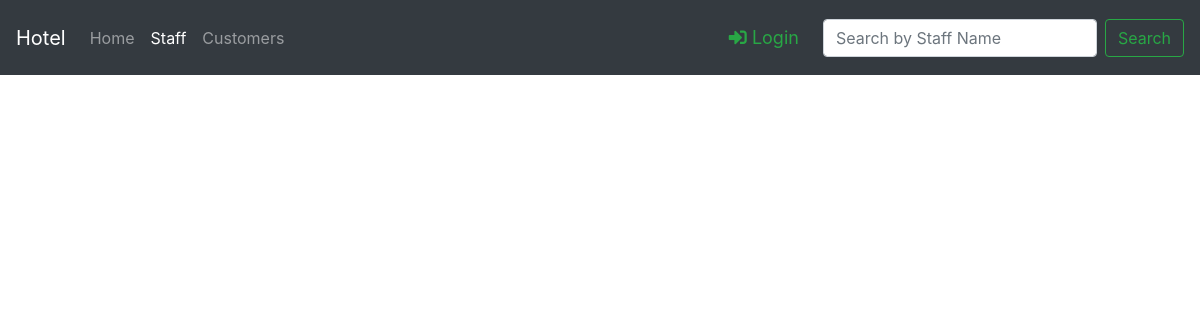
/staff/, run on an earlier commit of the app's database.
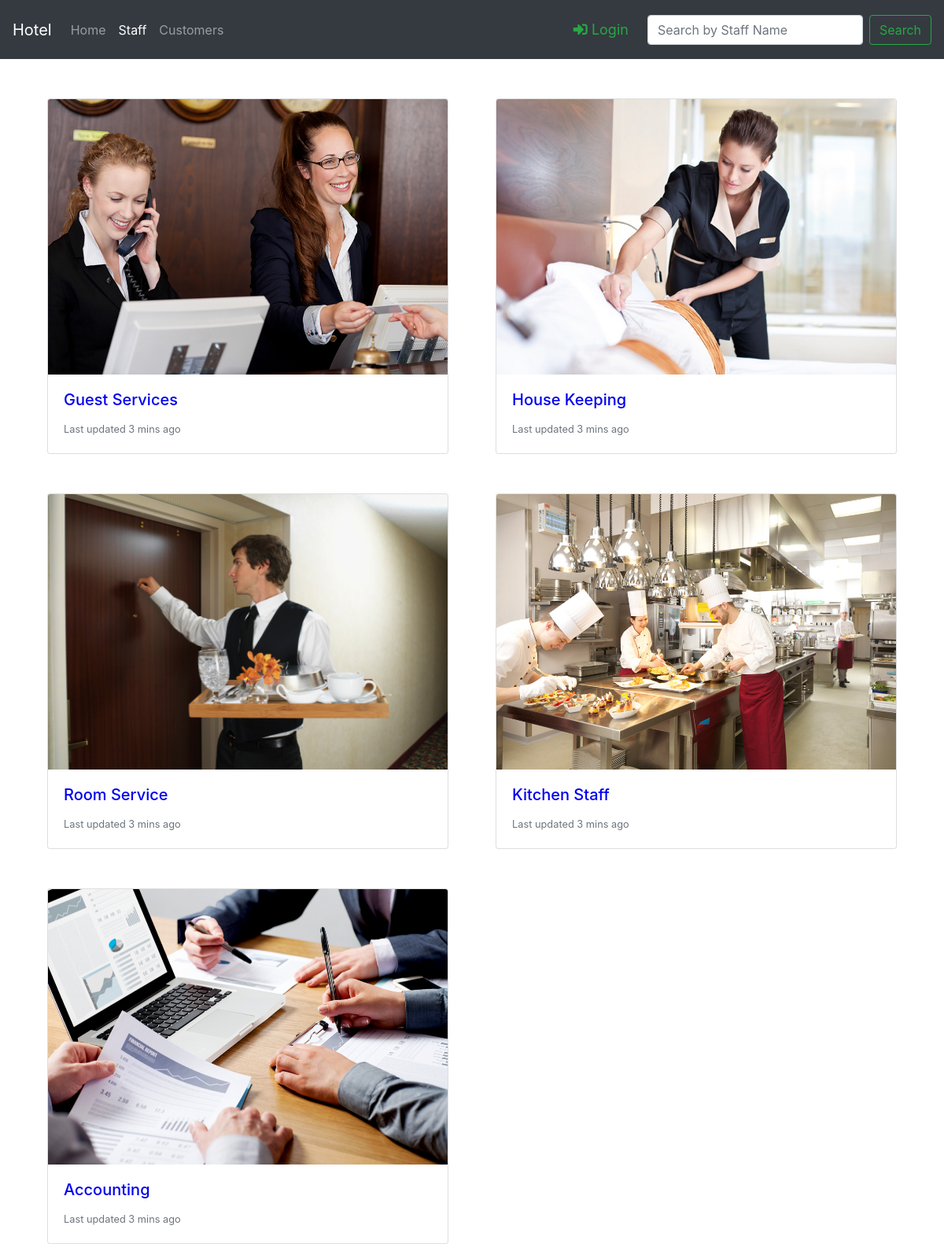
And on a later commit of the database.
### Staff/models.py (models this page shows)
class Staff(models.Model):
    Name = models.CharField(max_length=100)
    image = models.FileField(null=True)
    salary = models.IntegerField(blank=True,null=True);
    def __str__(self):
        return self.Name

### Staff/views.py (the view)
# urls.py: path('', views.Staff_view, name='Staff_view'),
def Staff_view (request):
    query = request.GET.get("q", None)
    staff = Staff.objects.all()
    if query is not None:
        staff = staff.filter(Name__startswith=query)
    context = {
        "Staff": staff,
    }
    return render(request, 'Staff/Staff_view.html', context)

### Staff/templates/Staff/Staff_view.html (shortened to what this page needs)
{% extends 'Staff/base.html' %}
{% block staticfiles %}
    {% load staticfiles %}
    <link rel="stylesheet" type="text/css" href="{% static 'Staff/Staff_view.css'  %}">
{% endblock %}
{% block search_input %}
    <form class="form-inline my-2 my-lg-0" method="get" action="">
      <input class="form-control mr-sm-2" type="search" placeholder="Search by Staff Name" name="q" value="{{ request.Get.q }}">
      <button class="btn btn-outline-success my-2 my-sm-0" type="submit">Search</button>
    </form>
{% endblock %}
{% block body %}
<div class="card-deck" >
    <div class="container">
        <div class="row">
            {% for staff_team in Staff %}
                <div class="col-lg-6 col-md-6 col-sm-12" >
                 <div class="card">
                    <a href="{% url 'Staff_list' staff_team %}"><img class="card-img-top"  src="{{ staff_team.image.url }}" alt="Card image cap"></a>
                    <div class="card-body">
                      <h5 class="card-title"><a href="{% url 'Staff_list' staff_team %}">{{ staff_team.Name }}</a></h5>
                      <p class="card-text"><small class="text-muted">Last updated 3 mins ago</small></p>
                    </div>
                 </div>
                </div>
            {% endfor %}
        </div>
    </div>
  </div>
{% endblock %}

What changed in the data, as far as the page shows it:
added Staff: image (picture), Name "Guest Services"
added Staff: image (picture), Name "House Keeping"
added Staff: image (picture), Name "Room Service"
added Staff: image (picture), Name "Kitchen Staff"
added Staff: image (picture), Name "Accounting"
